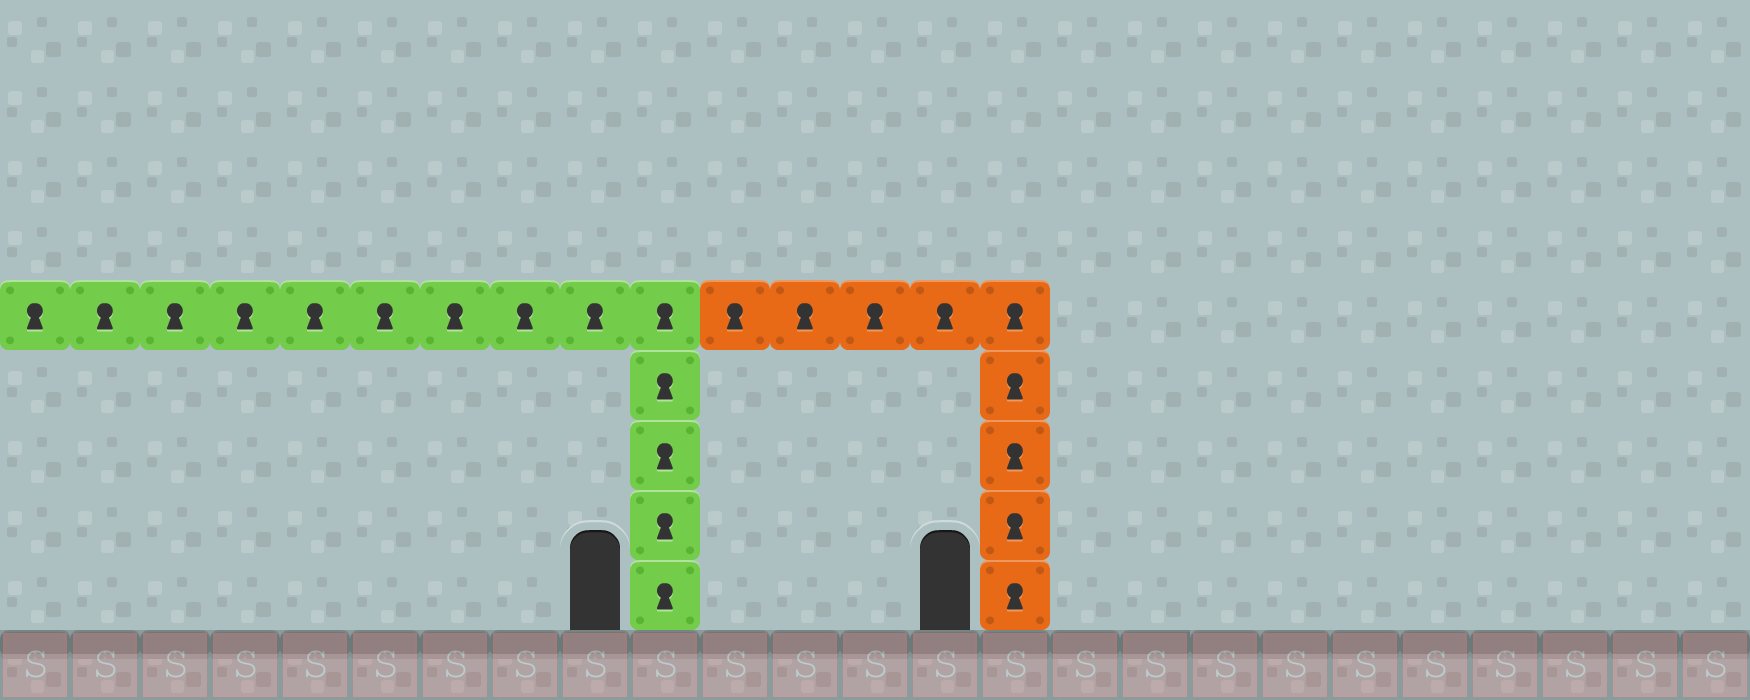

This is a level from a 2D game, rendered from its Tiled map with the project's own tilesets. A one-line summary and the map file follow, with tile-layer data summarised:
An orthogonal 25x10 tile map with 70x70 px tiles, 3 tile layers (Background-2, Background-1, Collision), 3 tilesets and 2 objects (2x levelTrigger).

<map version="1.0" orientation="orthogonal" renderorder="right-down" width="25" height="10" tilewidth="70" tileheight="70" backgroundcolor="#808080">
 <tileset firstgid="1" name="background-tiles" tilewidth="70" tileheight="70">
  <image source="../img/background-tiles.png" width="910" height="910" />
 </tileset>
 <tileset firstgid="170" name="meta-tiles" tilewidth="70" tileheight="70">
  <image source="../img/meta-tiles.png" width="350" height="70" />
  <tile id="4">
   <properties>
    <property name="type" value="solid" />
   </properties>
  </tile>
 </tileset>
 <tileset firstgid="175" name="item-spritesheet" tilewidth="70" tileheight="70">
  <image source="../img/item-spritesheet.png" width="560" height="560" />
 </tileset>
 <layer name="Background-2" width="25" height="10">
  <data>[250 cells, 250 non-empty, 1 distinct tile ids]</data>
 </layer>
 <layer name="Background-1" width="25" height="10">
  <data>[250 cells, 52 non-empty, 6 distinct tile ids]</data>
 </layer>
 <layer name="Collision" width="25" height="10" opacity="0.19">
  <data>[250 cells, 25 non-empty, 1 distinct tile ids]</data>
 </layer>
 <objectgroup name="Trigger-Entities">
  <object name="levelTrigger" x="560" y="488" width="64" height="140">
   <properties>
    <property name="level" value="Ludvig-Level-02" />
    <property name="xSpawn" value="0" />
    <property name="ySpawn" value="841" />
   </properties>
  </object>
  <object name="levelTrigger" x="910.31" y="493.854" width="63.9999" height="137.97" rotation="0.285916">
   <properties>
    <property name="level" value="Ludvig-Level-03" />
   </properties>
  </object>
 </objectgroup>
</map>
